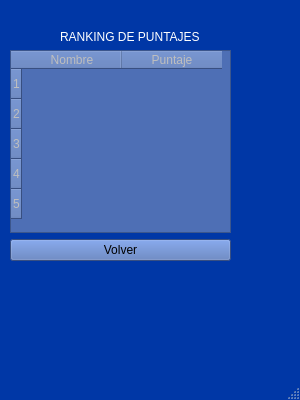
<?xml version="1.0" encoding="UTF-8"?>
<ui version="4.0">
 <class>MainWindow</class>
 <widget class="QMainWindow" name="MainWindow">
  <property name="geometry">
   <rect>
    <x>0</x>
    <y>0</y>
    <width>300</width>
    <height>400</height>
   </rect>
  </property>
  <property name="maximumSize">
   <size>
    <width>300</width>
    <height>400</height>
   </size>
  </property>
  <property name="palette">
   <palette>
    <active>
     <colorrole role="Base">
      <brush brushstyle="SolidPattern">
       <color alpha="255">
        <red>0</red>
        <green>55</green>
        <blue>166</blue>
       </color>
      </brush>
     </colorrole>
     <colorrole role="Window">
      <brush brushstyle="SolidPattern">
       <color alpha="255">
        <red>0</red>
        <green>55</green>
        <blue>166</blue>
       </color>
      </brush>
     </colorrole>
    </active>
    <inactive>
     <colorrole role="Base">
      <brush brushstyle="SolidPattern">
       <color alpha="255">
        <red>0</red>
        <green>55</green>
        <blue>166</blue>
       </color>
      </brush>
     </colorrole>
     <colorrole role="Window">
      <brush brushstyle="SolidPattern">
       <color alpha="255">
        <red>0</red>
        <green>55</green>
        <blue>166</blue>
       </color>
      </brush>
     </colorrole>
    </inactive>
    <disabled>
     <colorrole role="Base">
      <brush brushstyle="SolidPattern">
       <color alpha="255">
        <red>0</red>
        <green>55</green>
        <blue>166</blue>
       </color>
      </brush>
     </colorrole>
     <colorrole role="Window">
      <brush brushstyle="SolidPattern">
       <color alpha="255">
        <red>0</red>
        <green>55</green>
        <blue>166</blue>
       </color>
      </brush>
     </colorrole>
    </disabled>
   </palette>
  </property>
  <property name="windowTitle">
   <string>MainWindow</string>
  </property>
  <widget class="QWidget" name="centralwidget">
   <widget class="QWidget" name="gridLayoutWidget">
    <property name="geometry">
     <rect>
      <x>10</x>
      <y>30</y>
      <width>221</width>
      <height>231</height>
     </rect>
    </property>
    <layout class="QGridLayout" name="gridLayout">
     <item row="0" column="0">
      <layout class="QVBoxLayout" name="verticalLayout">
       <item>
        <layout class="QHBoxLayout" name="horizontalLayout">
         <item>
          <spacer name="horizontalSpacer">
           <property name="orientation">
            <enum>Qt::Horizontal</enum>
           </property>
           <property name="sizeType">
            <enum>QSizePolicy::Fixed</enum>
           </property>
           <property name="sizeHint" stdset="0">
            <size>
             <width>50</width>
             <height>1</height>
            </size>
           </property>
          </spacer>
         </item>
         <item>
          <widget class="QLabel" name="label">
           <property name="palette">
            <palette>
             <active>
              <colorrole role="WindowText">
               <brush brushstyle="SolidPattern">
                <color alpha="255">
                 <red>255</red>
                 <green>255</green>
                 <blue>255</blue>
                </color>
               </brush>
              </colorrole>
             </active>
             <inactive>
              <colorrole role="WindowText">
               <brush brushstyle="SolidPattern">
                <color alpha="255">
                 <red>255</red>
                 <green>255</green>
                 <blue>255</blue>
                </color>
               </brush>
              </colorrole>
             </inactive>
             <disabled>
              <colorrole role="WindowText">
               <brush brushstyle="SolidPattern">
                <color alpha="255">
                 <red>120</red>
                 <green>120</green>
                 <blue>120</blue>
                </color>
               </brush>
              </colorrole>
             </disabled>
            </palette>
           </property>
           <property name="text">
            <string>RANKING DE PUNTAJES</string>
           </property>
          </widget>
         </item>
        </layout>
       </item>
       <item>
        <widget class="QTableWidget" name="tabla_ranking">
         <property name="enabled">
          <bool>false</bool>
         </property>
         <property name="palette">
          <palette>
           <active>
            <colorrole role="WindowText">
             <brush brushstyle="SolidPattern">
              <color alpha="255">
               <red>0</red>
               <green>0</green>
               <blue>0</blue>
              </color>
             </brush>
            </colorrole>
            <colorrole role="Button">
             <brush brushstyle="SolidPattern">
              <color alpha="255">
               <red>0</red>
               <green>0</green>
               <blue>0</blue>
              </color>
             </brush>
            </colorrole>
            <colorrole role="Midlight">
             <brush brushstyle="SolidPattern">
              <color alpha="255">
               <red>0</red>
               <green>0</green>
               <blue>0</blue>
              </color>
             </brush>
            </colorrole>
            <colorrole role="Dark">
             <brush brushstyle="SolidPattern">
              <color alpha="255">
               <red>0</red>
               <green>0</green>
               <blue>0</blue>
              </color>
             </brush>
            </colorrole>
            <colorrole role="Mid">
             <brush brushstyle="SolidPattern">
              <color alpha="255">
               <red>0</red>
               <green>0</green>
               <blue>0</blue>
              </color>
             </brush>
            </colorrole>
            <colorrole role="Text">
             <brush brushstyle="SolidPattern">
              <color alpha="255">
               <red>0</red>
               <green>0</green>
               <blue>0</blue>
              </color>
             </brush>
            </colorrole>
            <colorrole role="ButtonText">
             <brush brushstyle="SolidPattern">
              <color alpha="255">
               <red>0</red>
               <green>0</green>
               <blue>0</blue>
              </color>
             </brush>
            </colorrole>
            <colorrole role="Shadow">
             <brush brushstyle="SolidPattern">
              <color alpha="255">
               <red>0</red>
               <green>0</green>
               <blue>0</blue>
              </color>
             </brush>
            </colorrole>
            <colorrole role="PlaceholderText">
             <brush brushstyle="SolidPattern">
              <color alpha="128">
               <red>0</red>
               <green>0</green>
               <blue>0</blue>
              </color>
             </brush>
            </colorrole>
           </active>
           <inactive>
            <colorrole role="WindowText">
             <brush brushstyle="SolidPattern">
              <color alpha="255">
               <red>0</red>
               <green>0</green>
               <blue>0</blue>
              </color>
             </brush>
            </colorrole>
            <colorrole role="Button">
             <brush brushstyle="SolidPattern">
              <color alpha="255">
               <red>0</red>
               <green>0</green>
               <blue>0</blue>
              </color>
             </brush>
            </colorrole>
            <colorrole role="Midlight">
             <brush brushstyle="SolidPattern">
              <color alpha="255">
               <red>0</red>
               <green>0</green>
               <blue>0</blue>
              </color>
             </brush>
            </colorrole>
            <colorrole role="Dark">
             <brush brushstyle="SolidPattern">
              <color alpha="255">
               <red>0</red>
               <green>0</green>
               <blue>0</blue>
              </color>
             </brush>
            </colorrole>
            <colorrole role="Mid">
             <brush brushstyle="SolidPattern">
              <color alpha="255">
               <red>0</red>
               <green>0</green>
               <blue>0</blue>
              </color>
             </brush>
            </colorrole>
            <colorrole role="Text">
             <brush brushstyle="SolidPattern">
              <color alpha="255">
               <red>0</red>
               <green>0</green>
               <blue>0</blue>
              </color>
             </brush>
            </colorrole>
            <colorrole role="ButtonText">
             <brush brushstyle="SolidPattern">
              <color alpha="255">
               <red>0</red>
               <green>0</green>
               <blue>0</blue>
              </color>
             </brush>
            </colorrole>
            <colorrole role="Shadow">
             <brush brushstyle="SolidPattern">
              <color alpha="255">
               <red>0</red>
               <green>0</green>
               <blue>0</blue>
              </color>
             </brush>
            </colorrole>
            <colorrole role="PlaceholderText">
             <brush brushstyle="SolidPattern">
              <color alpha="128">
               <red>0</red>
               <green>0</green>
               <blue>0</blue>
              </color>
             </brush>
            </colorrole>
           </inactive>
           <disabled>
            <colorrole role="WindowText">
             <brush brushstyle="SolidPattern">
              <color alpha="255">
               <red>0</red>
               <green>0</green>
               <blue>0</blue>
              </color>
             </brush>
            </colorrole>
            <colorrole role="Button">
             <brush brushstyle="SolidPattern">
              <color alpha="255">
               <red>0</red>
               <green>0</green>
               <blue>0</blue>
              </color>
             </brush>
            </colorrole>
            <colorrole role="Midlight">
             <brush brushstyle="SolidPattern">
              <color alpha="255">
               <red>0</red>
               <green>0</green>
               <blue>0</blue>
              </color>
             </brush>
            </colorrole>
            <colorrole role="Dark">
             <brush brushstyle="SolidPattern">
              <color alpha="255">
               <red>0</red>
               <green>0</green>
               <blue>0</blue>
              </color>
             </brush>
            </colorrole>
            <colorrole role="Mid">
             <brush brushstyle="SolidPattern">
              <color alpha="255">
               <red>0</red>
               <green>0</green>
               <blue>0</blue>
              </color>
             </brush>
            </colorrole>
            <colorrole role="Text">
             <brush brushstyle="SolidPattern">
              <color alpha="255">
               <red>0</red>
               <green>0</green>
               <blue>0</blue>
              </color>
             </brush>
            </colorrole>
            <colorrole role="ButtonText">
             <brush brushstyle="SolidPattern">
              <color alpha="255">
               <red>0</red>
               <green>0</green>
               <blue>0</blue>
              </color>
             </brush>
            </colorrole>
            <colorrole role="Shadow">
             <brush brushstyle="SolidPattern">
              <color alpha="255">
               <red>0</red>
               <green>0</green>
               <blue>0</blue>
              </color>
             </brush>
            </colorrole>
            <colorrole role="PlaceholderText">
             <brush brushstyle="SolidPattern">
              <color alpha="128">
               <red>0</red>
               <green>0</green>
               <blue>0</blue>
              </color>
             </brush>
            </colorrole>
           </disabled>
          </palette>
         </property>
         <property name="styleSheet">
          <string notr="true">background-color:rgb(78, 111, 181);</string>
         </property>
         <property name="editTriggers">
          <set>QAbstractItemView::NoEditTriggers</set>
         </property>
         <property name="showGrid">
          <bool>false</bool>
         </property>
         <row>
          <property name="text">
           <string>1</string>
          </property>
         </row>
         <row>
          <property name="text">
           <string>2</string>
          </property>
         </row>
         <row>
          <property name="text">
           <string>3</string>
          </property>
         </row>
         <row>
          <property name="text">
           <string>4</string>
          </property>
         </row>
         <row>
          <property name="text">
           <string>5</string>
          </property>
         </row>
         <column>
          <property name="text">
           <string>Nombre</string>
          </property>
         </column>
         <column>
          <property name="text">
           <string>Puntaje</string>
          </property>
         </column>
         <item row="0" column="0">
          <property name="text">
           <string/>
          </property>
         </item>
        </widget>
       </item>
       <item>
        <widget class="QPushButton" name="pushButton">
         <property name="styleSheet">
          <string notr="true">background-color:rgb(78, 111, 181);</string>
         </property>
         <property name="text">
          <string>Volver</string>
         </property>
        </widget>
       </item>
      </layout>
     </item>
    </layout>
   </widget>
   <widget class="QLabel" name="primer_lugar">
    <property name="geometry">
     <rect>
      <x>240</x>
      <y>80</y>
      <width>25</width>
      <height>25</height>
     </rect>
    </property>
    <property name="maximumSize">
     <size>
      <width>25</width>
      <height>25</height>
     </size>
    </property>
    <property name="text">
     <string/>
    </property>
    <property name="pixmap">
     <pixmap>../../Sprites/Aliens/Alien3_dead.png</pixmap>
    </property>
    <property name="scaledContents">
     <bool>true</bool>
    </property>
   </widget>
   <widget class="QLabel" name="segundo_lugar">
    <property name="geometry">
     <rect>
      <x>240</x>
      <y>110</y>
      <width>25</width>
      <height>25</height>
     </rect>
    </property>
    <property name="maximumSize">
     <size>
      <width>25</width>
      <height>25</height>
     </size>
    </property>
    <property name="text">
     <string/>
    </property>
    <property name="pixmap">
     <pixmap>../../Sprites/Aliens/Alien2_dead.png</pixmap>
    </property>
    <property name="scaledContents">
     <bool>true</bool>
    </property>
   </widget>
   <widget class="QLabel" name="tercer_lugar">
    <property name="geometry">
     <rect>
      <x>240</x>
      <y>140</y>
      <width>25</width>
      <height>25</height>
     </rect>
    </property>
    <property name="maximumSize">
     <size>
      <width>25</width>
      <height>25</height>
     </size>
    </property>
    <property name="text">
     <string/>
    </property>
    <property name="pixmap">
     <pixmap>../../Sprites/Aliens/Alien1_dead.png</pixmap>
    </property>
    <property name="scaledContents">
     <bool>true</bool>
    </property>
   </widget>
  </widget>
  <widget class="QMenuBar" name="menubar">
   <property name="geometry">
    <rect>
     <x>0</x>
     <y>0</y>
     <width>300</width>
     <height>21</height>
    </rect>
   </property>
  </widget>
  <widget class="QStatusBar" name="statusbar"/>
 </widget>
 <resources/>
 <connections/>
</ui>
